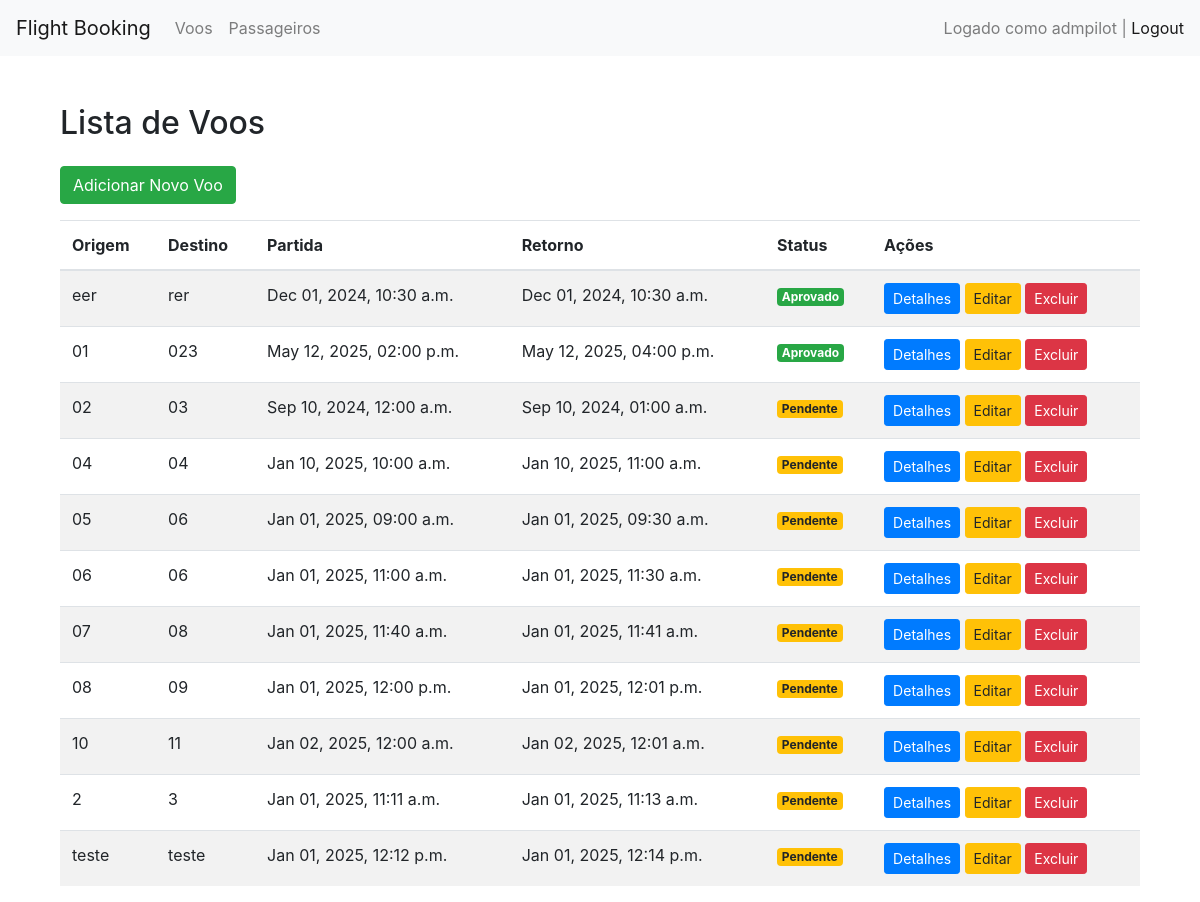
The app's page /flights/ (signed in), older data.
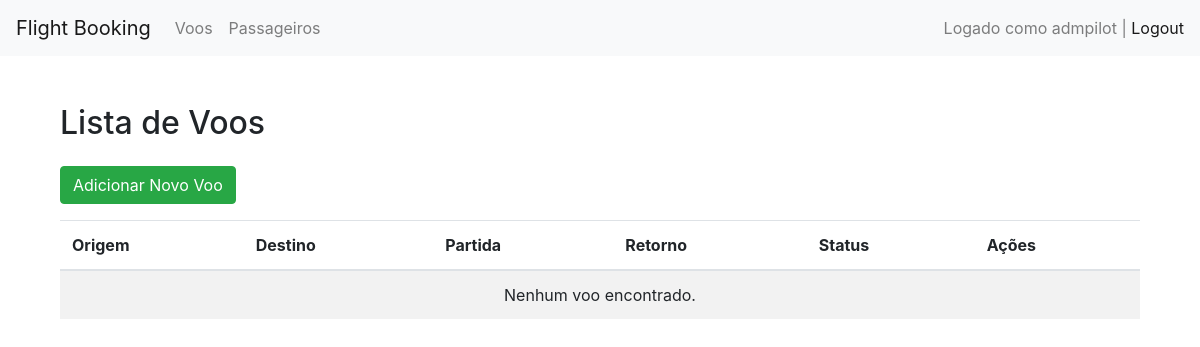
The same page, newer data.
### flights/models.py (models this page shows, shortened)
class Flight(models.Model):
    STATUS_CHOICES = [
        ('P', 'Pendente'),
        ('A', 'Aprovado'),
        ('R', 'Rejeitado'),
    ]
    origin = models.CharField(max_length=100)
    destination = models.CharField(max_length=100)
    departure_time = models.DateTimeField()
    return_time = models.DateTimeField()  # Modificado de arrival_time para return_time
    created_by = models.ForeignKey(User, on_delete=models.CASCADE)
    approved_by_crew = models.BooleanField(default=False)
    approval_status = models.CharField(max_length=1, choices=STATUS_CHOICES, default='P')

### flights/views.py (the view)
# urls.py: path('', views.flight_list, name='flight_list'),
@login_required
def flight_list(request):
    flights = Flight.objects.all()
    return render(request, 'flights/flight_list.html', {'flights': flights})

### flights/templates/flights/flight_list.html
{% extends 'base.html' %}
{% block content %}
<div class="container mt-5">
    <div class="row">
        <div class="col-md-12">
            <h2 class="mb-4">Lista de Voos</h2>
            <a href="{% url 'flight_create' %}" class="btn btn-success mb-3">Adicionar Novo Voo</a>
            <table class="table table-striped">
                <thead>
                    <tr>
                        <th>Origem</th>
                        <th>Destino</th>
                        <th>Partida</th>
                        <th>Retorno</th>
                        <th>Status</th>
                        <th>Ações</th>
                    </tr>
                </thead>
                <tbody>
                    {% for flight in flights %}
                    <tr>
                        <td>{{ flight.origin }}</td>
                        <td>{{ flight.destination }}</td>
                        <td>{{ flight.departure_time|date:"M d, Y, h:i a" }}</td>
                        <td>{{ flight.return_time|date:"M d, Y, h:i a" }}</td>
                        <td>
                            {% if flight.approval_status == 'P' %}
                                <span class="badge badge-warning">Pendente</span>
                            {% elif flight.approval_status == 'A' %}
                                <span class="badge badge-success">Aprovado</span>
                            {% else %}
                                <span class="badge badge-danger">Rejeitado</span>
                            {% endif %}
                        </td>
                        <td>
                            <a href="{% url 'flight_detail' flight.id %}" class="btn btn-primary btn-sm">Detalhes</a>
                            <a href="{% url 'flight_update' flight.id %}" class="btn btn-warning btn-sm">Editar</a>
                            <a href="{% url 'flight_delete' flight.id %}" class="btn btn-danger btn-sm">Excluir</a>
                        </td>
                    </tr>
                    {% empty %}
                    <tr>
                        <td colspan="6" class="text-center">Nenhum voo encontrado.</td>
                    </tr>
                    {% endfor %}
                </tbody>
            </table>
        </div>
    </div>
</div>
{% endblock %}

### setup/templates/base.html (shortened to what this page needs)
<!DOCTYPE html>
<html lang="en">
<head>
    <link rel="stylesheet" href="https://stackpath.bootstrapcdn.com/bootstrap/4.5.2/css/bootstrap.min.css">
</head>
<body>
    <nav class="navbar navbar-expand-lg navbar-light bg-light">
        <a class="navbar-brand" href="#">Flight Booking</a>
        <div class="collapse navbar-collapse">
            <ul class="navbar-nav mr-auto">
                <li class="nav-item">
                    <a class="nav-link" href="{% url 'flight_list' %}">Voos</a>
                </li>
                <li class="nav-item">
                    <a class="nav-link" href="{% url 'passenger_list' %}">Passageiros</a>
                </li>
            </ul>
            {% if user.is_authenticated %}
            <span class="navbar-text">
                Logado como {{ user.username }} | <a href="{% url 'logout' %}">Logout</a>
            </span>
            {% else %}
            <a href="{% url 'login' %}" class="btn btn-outline-success">Login</a>
            {% endif %}
        </div>
    </nav>
    <div class="container mt-4">
        {% block content %}
        {% endblock %}
    </div>
</body>
</html>

Row changes from the older to the newer data that the page shows:
removed Flight: origin "eer", destination "rer", departure_time "Dec 01, 2024, 10:30 a.m.", return_time "Dec 01, 2024, 10:30 a.m.", approval_status "Aprovado"
removed Flight: origin "01", destination "023", departure_time "May 12, 2025, 02:00 p.m.", return_time "May 12, 2025, 04:00 p.m.", approval_status "Aprovado"
removed Flight: origin "02", destination "03", departure_time "Sep 10, 2024, 12:00 a.m.", return_time "Sep 10, 2024, 01:00 a.m.", approval_status "Pendente"
removed Flight: origin "04", destination "04", departure_time "Jan 10, 2025, 10:00 a.m.", return_time "Jan 10, 2025, 11:00 a.m.", approval_status "Pendente"
removed Flight: origin "05", destination "06", departure_time "Jan 01, 2025, 09:00 a.m.", return_time "Jan 01, 2025, 09:30 a.m.", approval_status "Pendente"
removed Flight: origin "06", destination "06", departure_time "Jan 01, 2025, 11:00 a.m.", return_time "Jan 01, 2025, 11:30 a.m.", approval_status "Pendente"
removed Flight: origin "07", destination "08", departure_time "Jan 01, 2025, 11:40 a.m.", return_time "Jan 01, 2025, 11:41 a.m.", approval_status "Pendente"
removed Flight: origin "08", destination "09", departure_time "Jan 01, 2025, 12:00 p.m.", return_time "Jan 01, 2025, 12:01 p.m.", approval_status "Pendente"
removed Flight: origin "10", destination "11", departure_time "Jan 02, 2025, 12:00 a.m.", return_time "Jan 02, 2025, 12:01 a.m.", approval_status "Pendente"
removed Flight: origin "2", destination "3", departure_time "Jan 01, 2025, 11:11 a.m.", return_time "Jan 01, 2025, 11:13 a.m.", approval_status "Pendente"
removed Flight: origin "teste", destination "teste", departure_time "Jan 01, 2025, 12:12 p.m.", return_time "Jan 01, 2025, 12:14 p.m.", approval_status "Pendente"
Text that changed along with them:
text now shown: "Nenhum voo encontrado."
